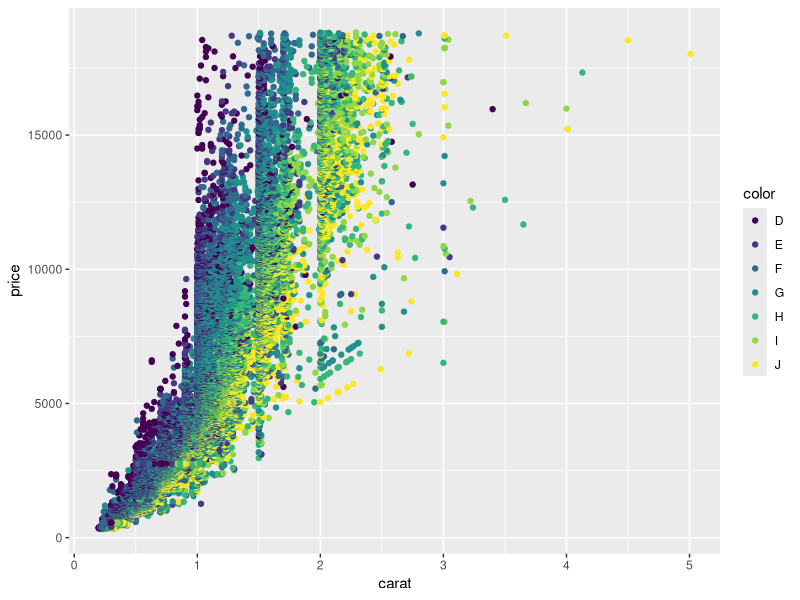
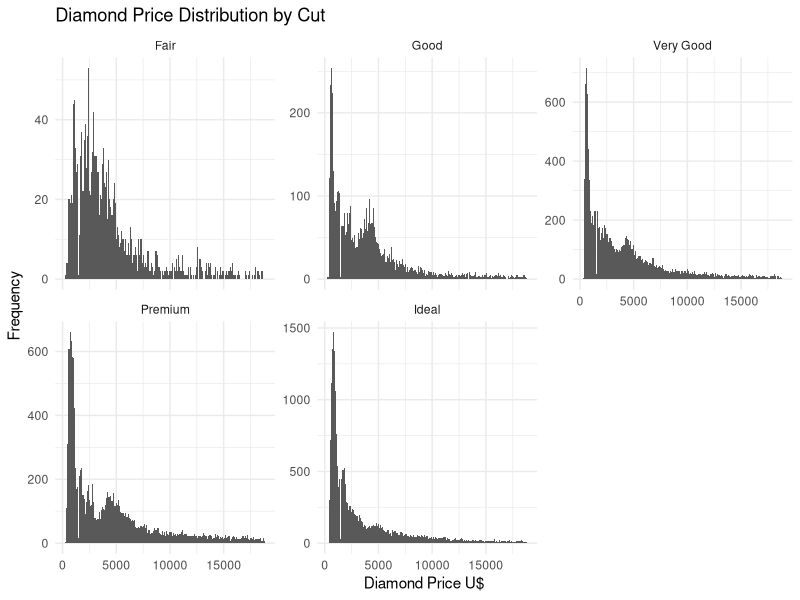

R code for these plots, in order:
## ---- chunk 1
library(ggplot2)

ggplot(data=diamonds) + 
  geom_point(mapping=aes(x=carat, y=price, color=color))
## ---- chunk 2
ggplot(data=diamonds) + 
  geom_histogram(binwidth=100, aes(x=price)) + 
  ggtitle("Diamond Price Distribution by Cut") +
  xlab("Diamond Price U$") + ylab("Frequency") + 
  theme_minimal() + facet_wrap(~cut, scales="free_y") #make y-scale different
